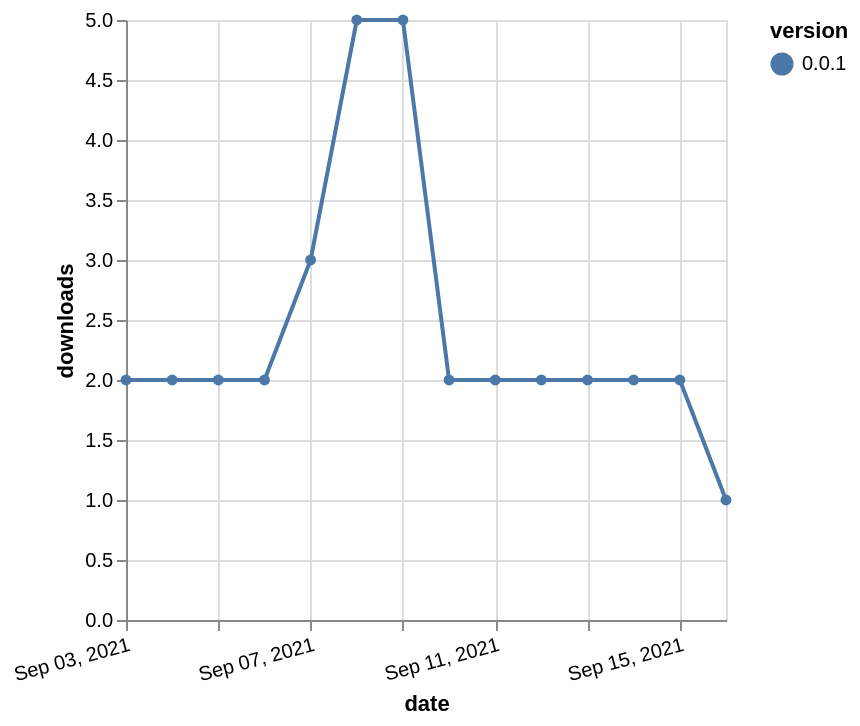

Vega-Lite specification stored for this chart:
### Vega-Lite specification from a JSON file in a GitHub repository (floating-point values rounded to 4 significant figures)
{"$schema": "https://vega.github.io/schema/vega-lite/v5.json", "description": "A simple bar chart with embedded data.", "data": {"values": [{"date": "2021-09-03", "total": 2786, "delta": 2, "version": "0.0.1"}, {"date": "2021-09-04", "total": 2788, "delta": 2, "version": "0.0.1"}, {"date": "2021-09-05", "total": 2790, "delta": 2, "version": "0.0.1"}, {"date": "2021-09-06", "total": 2792, "delta": 2, "version": "0.0.1"}, {"date": "2021-09-07", "total": 2795, "delta": 3, "version": "0.0.1"}, {"date": "2021-09-08", "total": 2800, "delta": 5, "version": "0.0.1"}, {"date": "2021-09-09", "total": 2805, "delta": 5, "version": "0.0.1"}, {"date": "2021-09-10", "total": 2807, "delta": 2, "version": "0.0.1"}, {"date": "2021-09-11", "total": 2809, "delta": 2, "version": "0.0.1"}, {"date": "2021-09-12", "total": 2811, "delta": 2, "version": "0.0.1"}, {"date": "2021-09-13", "total": 2813, "delta": 2, "version": "0.0.1"}, {"date": "2021-09-14", "total": 2815, "delta": 2, "version": "0.0.1"}, {"date": "2021-09-15", "total": 2817, "delta": 2, "version": "0.0.1"}, {"date": "2021-09-16", "total": 2818, "delta": 1, "version": "0.0.1"}]}, "width": "container", "mark": {"type": "line", "point": {"filled": true}}, "encoding": {"x": {"field": "date", "type": "temporal", "timeUnit": "yearmonthdate", "title": "date", "axis": {"labelAngle": -15}}, "y": {"field": "delta", "type": "quantitative", "title": "downloads"}, "color": {"field": "version", "type": "nominal"}, "tooltip": {"field": "delta"}}}
